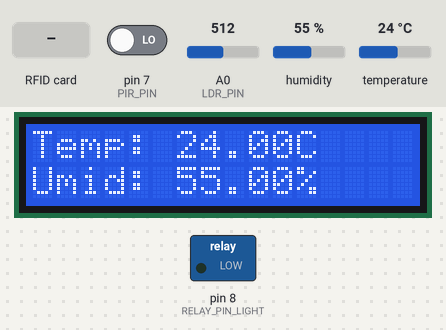
Simulated run of this sketch. Board: Arduino Uno, built with avr-gcc and run on an emulated ATmega328P. On the bench: 16×2 character LCD, switched loads named in the sketch (green lamp = pin HIGH). Inputs (shaded band) come from the test bench; at power-on: pin 7 (PIR_PIN) LOW, A0 (LDR_PIN) = 512, temperature 24 °C, humidity 55 %. Storage starts empty; pins used as bus, display or sensor lines are not drawn; what the sketch prints to the serial monitor is not drawn.

Above: at 3.3 s.
3.4 s: pin 7 (PIR_PIN) driven HIGH
At 5.7 s:
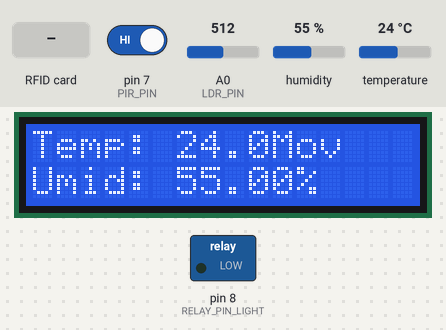
6.8 s: RFID card 5E 7A 19 C4 held to the reader
At 11.2 s:
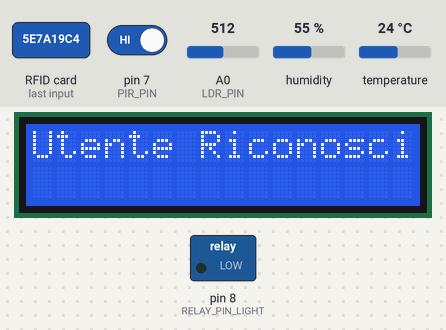
15.0 s: A0 (LDR_PIN) set to 318
19.9 s: A0 (LDR_PIN) set to 284
At 24.7 s:
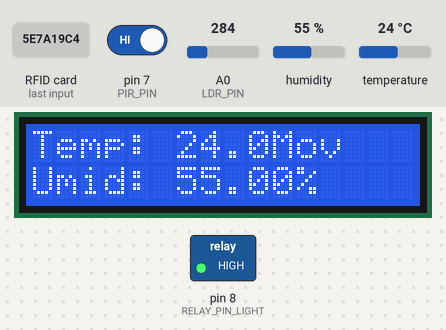
27.3 s: temperature set to 28 °C
At 29.9 s:
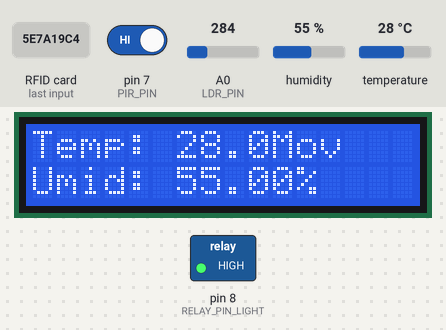
32.5 s: humidity set to 22 %
At 35.2 s:
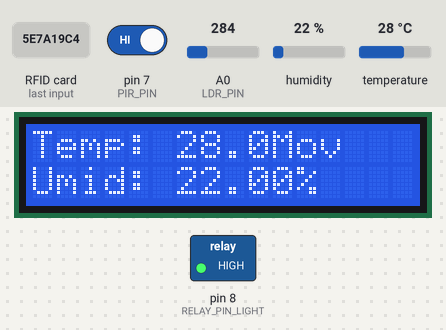
Timing chart, 0 to 36.7 s (numbered marks = the images above; inputs shaded):
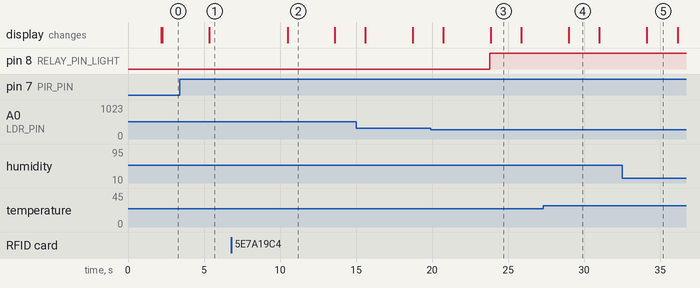

Measured:
- the behaviour switches between 300 and 299 on A0 (LDR_PIN) (found by bisection; images 2 and 3)
- after the input at 3.4 s, the display: changes after 2.0 s (image 1)
- after the input at 6.8 s, the display: changes after 3.7 s (image 2)
- after the input at 19.9 s, pin 8 (RELAY_PIN_LIGHT): LOW → HIGH after 3.9 s
- after the input at 27.3 s, the display: changes after 1.7 s (image 4)
- after the input at 32.5 s, the display: changes after 1.6 s (image 5)
- what the display in image 2 shows lasts 3.1 s, from 10.5 s to 13.6 s

The sketch:

Progettobello.ino
```cpp
#include <DHT.h>
#include <Wire.h>
#include <LiquidCrystal_I2C.h>
#include <SPI.h>
#include <MFRC522.h>
#include <SoftwareSerial.h>
#include <SD.h> // Libreria per modulo SD

// Costanti per i pin
#define DHTPIN 2
#define DHTTYPE DHT11
#define RELAY_PIN_LIGHT 8
#define RELAY_PIN_FAN 12
#define PIR_PIN 7
#define RFID_SS_PIN 10
#define RFID_RST_PIN 9
#define LDR_PIN A0
#define TEMP_THRESHOLD 25
#define LIGHT_THRESHOLD 300
#define SD_CS_PIN 4 // Pin per modulo SD

// Oggetti e variabili globali
DHT dht(DHTPIN, DHTTYPE);
LiquidCrystal_I2C lcd(0x27, 16, 2);
MFRC522 mfrc522(RFID_SS_PIN, RFID_RST_PIN);
SoftwareSerial BT(3, 4); // Bluetooth su RX=3, TX=4
File dataFile;

float temperature, humidity;
bool motionDetected = false;
int lightLevel;
bool authorizedUser = false;
unsigned long lastDataSave = 0;

void setup() {
  Serial.begin(9600);
  dht.begin();
  lcd.begin();
  lcd.backlight();
  SPI.begin();
  mfrc522.PCD_Init();
  BT.begin(9600);

  pinMode(RELAY_PIN_LIGHT, OUTPUT);
  pinMode(RELAY_PIN_FAN, OUTPUT);
  pinMode(PIR_PIN, INPUT);
  pinMode(LDR_PIN, INPUT);

  if (!SD.begin(SD_CS_PIN)) {
    Serial.println("Errore inizializzazione SD");
  } else {
    Serial.println("SD inizializzata");
  }

  lcd.setCursor(0, 0);
  lcd.print("Smart Home System");
  delay(2000);
  lcd.clear();
}

void loop() {
  readTemperatureHumidity();
  checkMotion();
  checkLightLevel();
  checkRFID();
  controlRelays();
  displayData();
  bluetoothControl();
  saveDataToSD();
  delay(1000);
}

// Funzione per leggere temperatura e umidità
void readTemperatureHumidity() {
  temperature = dht.readTemperature();
  humidity = dht.readHumidity();
  if (isnan(temperature) || isnan(humidity)) {
    Serial.println("Errore di lettura DHT");
    return;
  }
  Serial.print("Temperatura: ");
  Serial.print(temperature);
  Serial.print(" C, Umidita': ");
  Serial.print(humidity);
  Serial.println(" %");
}

// Funzione per rilevare il movimento
void checkMotion() {
  motionDetected = digitalRead(PIR_PIN);
  if (motionDetected) {
    Serial.println("Movimento rilevato!");
  } else {
    Serial.println("Nessun movimento");
  }
}

// Funzione per misurare la luminosità
void checkLightLevel() {
  lightLevel = analogRead(LDR_PIN);
  Serial.print("Luminosità: ");
  Serial.println(lightLevel);
}

// Funzione per controllare i relè per luce e ventola
void controlRelays() {
  if (temperature > TEMP_THRESHOLD) {
    digitalWrite(RELAY_PIN_FAN, HIGH);  // Accendi ventola
    Serial.println("Ventola accesa");
  } else {
    digitalWrite(RELAY_PIN_FAN, LOW);   // Spegni ventola
    Serial.println("Ventola spenta");
  }

  if (motionDetected && lightLevel < LIGHT_THRESHOLD) {
    digitalWrite(RELAY_PIN_LIGHT, HIGH); // Accendi luce
    Serial.println("Luce accesa per movimento");
  } else {
    digitalWrite(RELAY_PIN_LIGHT, LOW);  // Spegni luce
    Serial.println("Luce spenta");
  }
}

// Funzione per riconoscimento utente tramite RFID
void checkRFID() {
  if (!mfrc522.PICC_IsNewCardPresent() || !mfrc522.PICC_ReadCardSerial()) return;
  Serial.print("RFID UID:");
  for (byte i = 0; i < mfrc522.uid.size; i++) {
    Serial.print(mfrc522.uid.uidByte[i], HEX);
  }
  Serial.println();
  authorizedUser = true;
  mfrc522.PICC_HaltA();
}

// Funzione di controllo tramite Bluetooth
void bluetoothControl() {
  if (BT.available()) {
    char command = BT.read();
    if (command == '1') {
      digitalWrite(RELAY_PIN_LIGHT, HIGH);
      Serial.println("Luce accesa via Bluetooth");
    } else if (command == '0') {
      digitalWrite(RELAY_PIN_LIGHT, LOW);
      Serial.println("Luce spenta via Bluetooth");
    } else if (command == '2') {
      digitalWrite(RELAY_PIN_FAN, HIGH);
      Serial.println("Ventola accesa via Bluetooth");
    } else if (command == '3') {
      digitalWrite(RELAY_PIN_FAN, LOW);
      Serial.println("Ventola spenta via Bluetooth");
    }
  }
}

// Funzione per visualizzare i dati su LCD
void displayData() {
  lcd.clear();
  lcd.setCursor(0, 0);
  lcd.print("Temp: ");
  lcd.print(temperature);
  lcd.print("C ");
  lcd.setCursor(0, 1);
  lcd.print("Umid: ");
  lcd.print(humidity);
  lcd.print("%");

  if (motionDetected) {
    lcd.setCursor(10, 0);
    lcd.print("Mov");
  }

  delay(2000);
  if (authorizedUser) {
    lcd.clear();
    lcd.setCursor(0, 0);
    lcd.print("Utente Riconosciuto");
    delay(2000);
  }
}

// Funzione per salvare dati su SD ogni minuto
void saveDataToSD() {
  if (millis() - lastDataSave >= 60000) { // Salva ogni minuto
    dataFile = SD.open("datalog.txt", FILE_WRITE);
    if (dataFile) {
      dataFile.print("Temperatura: ");
      dataFile.print(temperature);
      dataFile.print(" C, Umidita': ");
      dataFile.print(humidity);
      dataFile.print(" %, Luminosità: ");
      dataFile.print(lightLevel);
      dataFile.print(", Movimento: ");
      dataFile.println(motionDetected ? "Si" : "No");
      dataFile.close();
      Serial.println("Dati salvati su SD");
      lastDataSave = millis();
    } else {
      Serial.println("Errore apertura file SD");
    }
  }
}

// Funzione di log per eventi significativi
void logEvent(const String &event) {
  dataFile = SD.open("eventlog.txt", FILE_WRITE);
  if (dataFile) {
    dataFile.println(event);
    dataFile.close();
    Serial.println("Evento salvato: " + event);
  } else {
    Serial.println("Errore apertura file SD per log");
  }
}
```
